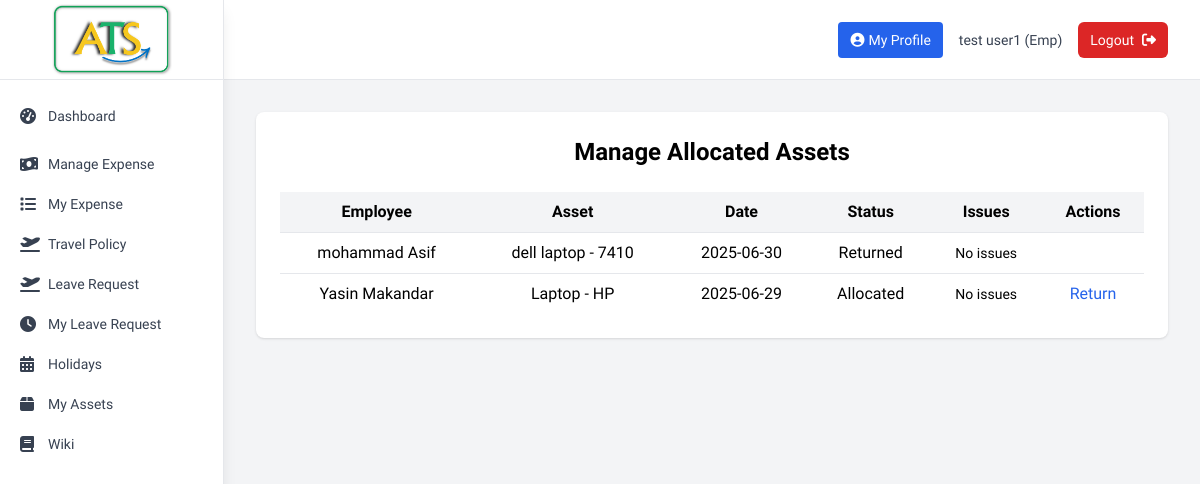
The page /admin/manage_allocation (signed in) on the database its author committed.
### tables this page shows
CREATE TABLE "TblAllocateAssets" (
    AllocatedId INTEGER PRIMARY KEY AUTOINCREMENT,
    AssetId INTEGER NOT NULL,
    EmployeeId INTEGER NOT NULL,
    AllocateDate DATE,
    Status TEXT(50),
    AllocatedBy TEXT,
    Description TEXT,
    FOREIGN KEY(AssetId) REFERENCES TblAssets(AssetId),
    FOREIGN KEY(EmployeeId) REFERENCES tbl_employee(emp_id)
);

CREATE TABLE tbl_employee (
                emp_id INTEGER PRIMARY KEY AUTOINCREMENT,
                first_name TEXT NOT NULL,
                last_name TEXT NOT NULL,
                gender TEXT NOT NULL,
                dob DATE NOT NULL,
                address TEXT NOT NULL,
                phone_no TEXT NOT NULL,
                email TEXT UNIQUE NOT NULL,
                password TEXT NOT NULL,
                status TEXT DEFAULT 'active',
                emp_type TEXT DEFAULT 'emp',
                inserted_date DATETIME DEFAULT CURRENT_TIMESTAMP
            , department TEXT);

CREATE TABLE TblAssets (
    AssetId INTEGER PRIMARY KEY AUTOINCREMENT,
    ItemName TEXT(250),
    Model TEXT(100),
    Price REAL,
    Descriptions TEXT(500),
    Status TEXT(50)
);

### Backup_Code/app1.py (the view)
@app.route('/admin/manage_allocation')
def manage_allocation():
    conn = get_db_connection()
    rows = conn.execute('''
        SELECT aa.*, a.ItemName, a.Model, e.first_name, e.last_name,
            (
                SELECT GROUP_CONCAT(IssueId || '##' || IssueText, '||')
                FROM TblAssetIssues
                WHERE AssetId = aa.AssetId AND EmployeeId = aa.EmployeeId AND Status = 'Open'
            ) AS Issues
        FROM TblAllocateAssets aa
        JOIN TblAssets a ON aa.AssetId = a.AssetId
        JOIN tbl_employee e ON aa.EmployeeId = e.emp_id
        ORDER BY aa.AllocateDate DESC
    ''').fetchall()
    return render_template('manage_allocation.html', allocations=rows)

### Backup_Code/templates/manage_allocation.html (shortened to what this page needs)
{% extends "base.html" %}
{% block content %}
<div class="max-w-6xl mx-auto bg-white shadow rounded-lg p-6">
    <h2 class="text-2xl font-bold mb-6 text-center">Manage Allocated Assets</h2>
    <div class="overflow-x-auto">
    <table class="w-full">
        <thead class="bg-gray-100">
            <tr>
                <th class="p-2 text-center">Employee</th>
                <th class="p-2 text-center">Asset</th>
                <th class="p-2 text-center">Date</th>
                <th class="p-2 text-center">Status</th>
                <th class="p-2 text-center">Issues</th>
                <th class="p-2 text-center">Actions</th>
            </tr>
        </thead>
        <tbody>
            {% for row in allocations %}
            <tr class="border-t">
                <td class="p-2 text-center">{{ row['first_name'] }} {{ row['last_name'] }}</td>
                <td class="p-2 text-center">{{ row['ItemName'] }} - {{ row['Model'] }}</td>
                <td class="p-2 text-center">{{ row['AllocateDate'] }}</td>
                <td class="p-2 text-center">{{ row['Status'] }}</td>
                <td class="p-2 text-center text-sm">
                    {% if row['Issues'] %}
                        <ul class="text-center list-disc list-inside">
                            {% for issue in row['Issues'].split('||') %}
                                {% set parts = issue.split('##') %}
                                {% set issue_id = parts[0] %}
                                {% set issue_text = parts[1] %}
                                <li>
                                    <span class="text-red-600">{{ issue_text }}</span>
                                    <form method="POST" action="{{ url_for('assets.resolve_issue', issue_id=issue_id) }}" class="mt-1">
                                        <input type="text" name="resolved_comment" required
                                            class="border text-sm p-1 rounded w-48" placeholder="Resolution comment">
                                        <button type="submit"
                                                class="text-xs bg-green-600 text-white px-2 py-1 rounded hover:bg-green-700 ml-1">
                                            Mark Resolved
                                        </button>
                                    </form>
                                </li>
                            {% endfor %}
                        </ul>
                    {% else %}
                        No issues
                    {% endif %}
                </td>
                <td class="p-2 text-center">
                    {% if row['Status'] == 'Allocated' %}
                        <a href="{{ url_for('assets.edit_allocation', alloc_id=row['AllocatedId']) }}" class="text-blue-600 hover:underline">Return</a>
                    {% endif %}
                </td>
            </tr>
            {% endfor %}
        </tbody>
    </table>
    </div>
</div>
{% endblock %}

### rows shown on the page
TblAllocateAssets: first_name "mohammad", last_name "Asif", ItemName "dell laptop", Model "7410", AllocateDate "2025-06-30", Status "Returned"
TblAllocateAssets: first_name "Yasin", last_name "Makandar", ItemName "Laptop", Model "HP", AllocateDate "2025-06-29", Status "Allocated"

### other values the page prints
{{ label }} "Dashboard Manage Expense My Expense Travel Policy Leave Request My Leave Request Holidays My Assets Wiki"
{{ session.first_name }} "test user1"
{{ session.emp_type.title() }} "Emp"
